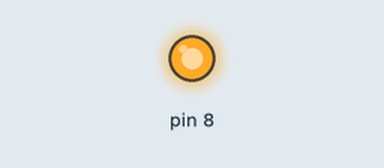
The sketch below on a simulated Arduino Mega 2560, built with avr-gcc and run on an emulated ATmega2560. Shown: output pins drawn as LEDs (lit = HIGH).

Above: at 0.02 s.
At 2.5 s:
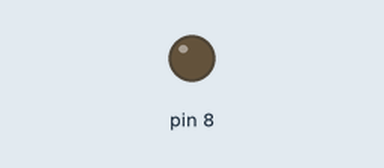
Timing chart, 0 to 6.6 s (numbered marks = the images above):
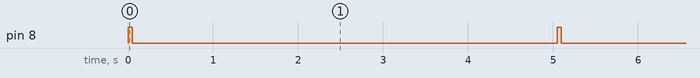

Measured:
- by itself, pin 8: alternates HIGH for 0.05 s and LOW for 5.0 s

The sketch:

Master.ino
```cpp
void setup()
{
  Serial.begin(9600);
  Serial1.begin(9600);
  pinMode(8, OUTPUT);
}

void loop()
{
  char get_data_1 = '1';
  digitalWrite(8, HIGH);
  Serial1.print(get_data_1);
  delay(50);
  digitalWrite(8, LOW);
  delay(5000);

  char get_data_2 = '2';
  digitalWrite(8, HIGH);
  Serial1.print(get_data_2);
  delay(50);
  digitalWrite(8, LOW);
  delay(5000);
}
```
